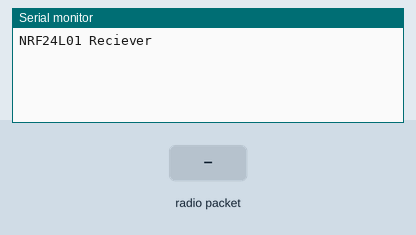
Recording of a sketch running on a simulated Arduino Uno, built with avr-gcc and run on an emulated ATmega328P. Shown: the last lines printed to the serial monitor. The test bench sets the inputs (shaded band). No radio packets arrive unless stated.

Above: at 1.2 s.
1.3 s: radio packet "1" arrives
At 2.2 s:
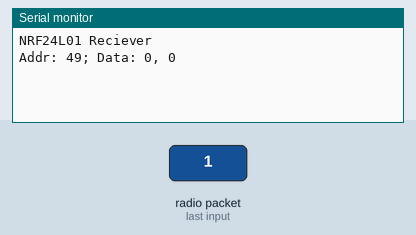
2.8 s: radio packet "0" arrives
At 3.4 s:
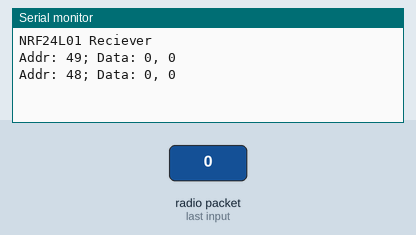
4.3 s: radio packet "2" arrives
At 5.7 s:
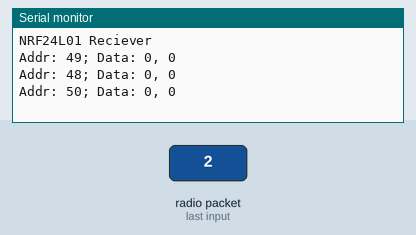

Measured:
- after the input at 1.3 s, the serial monitor: prints a new line at once (image 1)
- after the input at 2.8 s, the serial monitor: prints a new line at once (image 2)
- after the input at 4.3 s, the serial monitor: prints a new line at once (image 3)

The sketch:

NRF24L01_recieve_template.ino
```cpp
#include <SPI.h>
#include "RF24.h"

#define DEVICE_ID  0x90			//0x01-0x6F Transmitters
								//0x70-0x8F Routers
								//0x90-0xFF Recievers
#define MAX_RECIEVERS	6		//max number of recievers data will be sent to

#define MAX_PAYLOAD_SIZE	5	//1 Byte for the address and 4 Bytes Data will be transmitted max per transmission

//////////////////////////////////////////////////////////////////////////
//								Idee									//
//																		//
//	Jedes Gerät hat eine 8-Bit ID (entspricht IP Adresse).				//
//	Außerdem hat jedes Gerät eine hwAdresse (entspricht mac Adresse)	//
//	Gesendet wird also an eine Reihe von hwAdressen, wobei jedes mal die//
//	ID des Zielgerätes übergeben wird. Auf diese Weise lässt sich ein	//
//	ein einfacher Router bauen, der Daten, die für ein anderes Gerät	//
//	bestimmt sind weiterleitet.											//
//////////////////////////////////////////////////////////////////////////

//////////////////////////////////////////////////////////////////////////
//							Namensgebung für Pipes						//
//																		//
//	Jeder Transmitter hat eine spezielle ID, diese ist das erste Byte	//
//	des Namens der Pipe.												//
//	Jeder Reciever hat eine spezielle ID, diese ist das zweite Byte		//
//	des Namens der Pipe.												//
//	Byte 2-4 bekommen einen default Wert, hier 0x630266					//
//																		//
//	Beispiel:															//
//		Transmitter 02, Reciever 83 -> Pipe: 0x0283630266				//
//////////////////////////////////////////////////////////////////////////


//commands
#define START_FUNCTION		0x01
#define STOP_FUNCTION		0x02
#define START_LED			0x03
#define STOP_LED			0x04
#define START_FUNCTION_SEC	0x05
#define STOP_FUNCTION_SEC	0x06


/* Hardware configuration: Set up nRF24L01 radio on SPI bus plus pins 7 & 8 */
RF24 radio(7,8);
//RF24 radio(16,15);
/**********************************************************/
                                                                           // Topology
uint8_t  routerAddresses[2][5];
uint8_t number_routers = 2;

uint8_t  rxPipes[6][5];	//maximum 6 parallel receptions possible
uint8_t number_rx_pipes = 0;

void setup(){

	Serial.begin(115200);
	Serial.println(F("NRF24L01 Reciever"));

	// Setup and configure radio


	radio.begin();
	radio.setPALevel(RF24_PA_MAX);
	radio.setChannel(108);
	radio.setPayloadSize(MAX_PAYLOAD_SIZE);

//	radio.enableAckPayload();                     // Allow optional ack payloads
//	radio.enableDynamicPayloads();                // Ack payloads are dynamic payloads


	//init rxPipes
	//todo: should be adapted to match for example the configuration set with dip switches
	for(uint8_t i = 0; i < 6; i++){		//replace 6 by the actual number of transmitters (without routers) that should be listened to
		rxPipes[i][0] = 0x01 + i;
		rxPipes[i][1] = DEVICE_ID;
		rxPipes[i][2] = 0x63;
		rxPipes[i][3] = 0x02;
		rxPipes[i][4] = 0x66;
		number_rx_pipes++;
	}

	// initialize router addresses
	for(uint8_t i = 0; i < number_routers; i++){
		routerAddresses[i][0] = 0x70 + i;
		routerAddresses[i][1] = DEVICE_ID;
		routerAddresses[i][2] = 0x63;
		routerAddresses[i][3] = 0x02;
		routerAddresses[i][4] = 0x66;
	}

	//copy router Addresses to rxPipes, so that we will listen to them, too
	for(uint8_t i = number_rx_pipes; i < 6 && i < number_rx_pipes + number_routers; i++){
		memcpy(rxPipes[i], routerAddresses[i-number_rx_pipes], 5);
	}
	number_rx_pipes = number_rx_pipes+number_routers<6?number_rx_pipes+number_routers:6;

	//open pipes for reading
	for(uint8_t i = 0; i < number_rx_pipes; i++){
		radio.openReadingPipe(i, rxPipes[i]);
	}


	//possibly init gpio


	radio.startListening();


}

void loop(void){
	uint8_t addr;
	uint8_t data[MAX_PAYLOAD_SIZE];
	memset(data, 0, MAX_PAYLOAD_SIZE);
	if(radio.available()){
		radio.read(data, MAX_PAYLOAD_SIZE);
		addr = data[0];
		Serial.print("Addr: " + String(addr) + "; Data: ");
		Serial.println(String((int)data[1])+", "+String((int)data[2]));
		if(addr == DEVICE_ID){
			uint8_t cmd = data[1];
			switch(cmd){
					break;
				case START_FUNCTION:
						Serial.println(F("START_FUNCTION"));
					break;
				case STOP_FUNCTION:
						Serial.println(F("STOP_FUNCTION"));
					break;
				case START_LED:
						Serial.println(F("START_LED"));
					break;
				case STOP_LED:
						Serial.println(F("STOP_LED"));
					break;
				case START_FUNCTION_SEC:
						Serial.println(F("START_FUNCTION_SEC"));
					break;
				case STOP_FUNCTION_SEC:
						Serial.println(F("START_FUNCTION_SEC"));
					break;
			}
		}
		while(radio.available()) radio.read(data, MAX_PAYLOAD_SIZE); //Empty RX buffer because we can't distinguish multiple recpetions
	}
}
```
